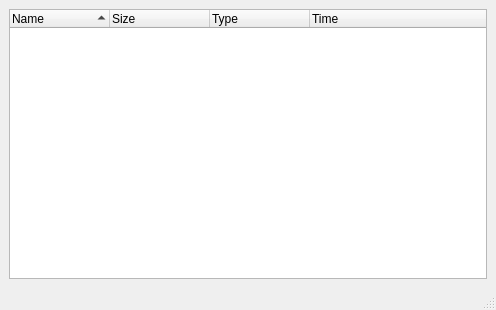
<?xml version="1.0" encoding="UTF-8"?>
<ui version="4.0">
 <class>MainWindow</class>
 <widget class="QMainWindow" name="MainWindow">
  <property name="geometry">
   <rect>
    <x>0</x>
    <y>0</y>
    <width>496</width>
    <height>310</height>
   </rect>
  </property>
  <property name="windowTitle">
   <string>QWebdav Example</string>
  </property>
  <property name="windowIcon">
   <iconset resource="explorer.qrc">
    <normaloff>:/res/icon.png</normaloff>:/res/icon.png</iconset>
  </property>
  <widget class="QWidget" name="centralwidget">
   <layout class="QGridLayout" name="gridLayout">
    <item row="0" column="0">
     <widget class="QTreeWidget" name="treeWidget">
      <property name="contextMenuPolicy">
       <enum>Qt::ActionsContextMenu</enum>
      </property>
      <property name="acceptDrops">
       <bool>true</bool>
      </property>
      <property name="selectionMode">
       <enum>QAbstractItemView::ExtendedSelection</enum>
      </property>
      <property name="selectionBehavior">
       <enum>QAbstractItemView::SelectRows</enum>
      </property>
      <property name="sortingEnabled">
       <bool>true</bool>
      </property>
      <column>
       <property name="text">
        <string>Name</string>
       </property>
      </column>
      <column>
       <property name="text">
        <string>Size</string>
       </property>
      </column>
      <column>
       <property name="text">
        <string>Type</string>
       </property>
      </column>
      <column>
       <property name="text">
        <string>Time</string>
       </property>
      </column>
     </widget>
    </item>
   </layout>
  </widget>
  <widget class="QStatusBar" name="statusbar"/>
  <action name="actionDownload">
   <property name="text">
    <string>Download</string>
   </property>
   <property name="toolTip">
    <string>Download selected files</string>
   </property>
  </action>
  <action name="actionUpload">
   <property name="text">
    <string>Upload</string>
   </property>
   <property name="toolTip">
    <string>Upload selected files</string>
   </property>
  </action>
  <action name="actionRefresh">
   <property name="text">
    <string>refresh</string>
   </property>
   <property name="toolTip">
    <string>Refresh this folder</string>
   </property>
  </action>
  <action name="actionCreateDir">
   <property name="text">
    <string>New Directory</string>
   </property>
   <property name="toolTip">
    <string>Create a new directory</string>
   </property>
  </action>
  <action name="actionDelete">
   <property name="text">
    <string>Delete</string>
   </property>
   <property name="toolTip">
    <string>Delete selected items</string>
   </property>
  </action>
  <action name="actionGo">
   <property name="text">
    <string>Go</string>
   </property>
   <property name="toolTip">
    <string>Load this url</string>
   </property>
  </action>
  <action name="actionParent">
   <property name="text">
    <string>Parent Directory</string>
   </property>
  </action>
  <action name="actionOpen">
   <property name="text">
    <string>Open</string>
   </property>
   <property name="toolTip">
    <string>Open File</string>
   </property>
  </action>
  <action name="actionInformations">
   <property name="text">
    <string>Informations</string>
   </property>
   <property name="toolTip">
    <string>Informations</string>
   </property>
  </action>
 </widget>
 <resources>
  <include location="explorer.qrc"/>
 </resources>
 <connections/>
</ui>
